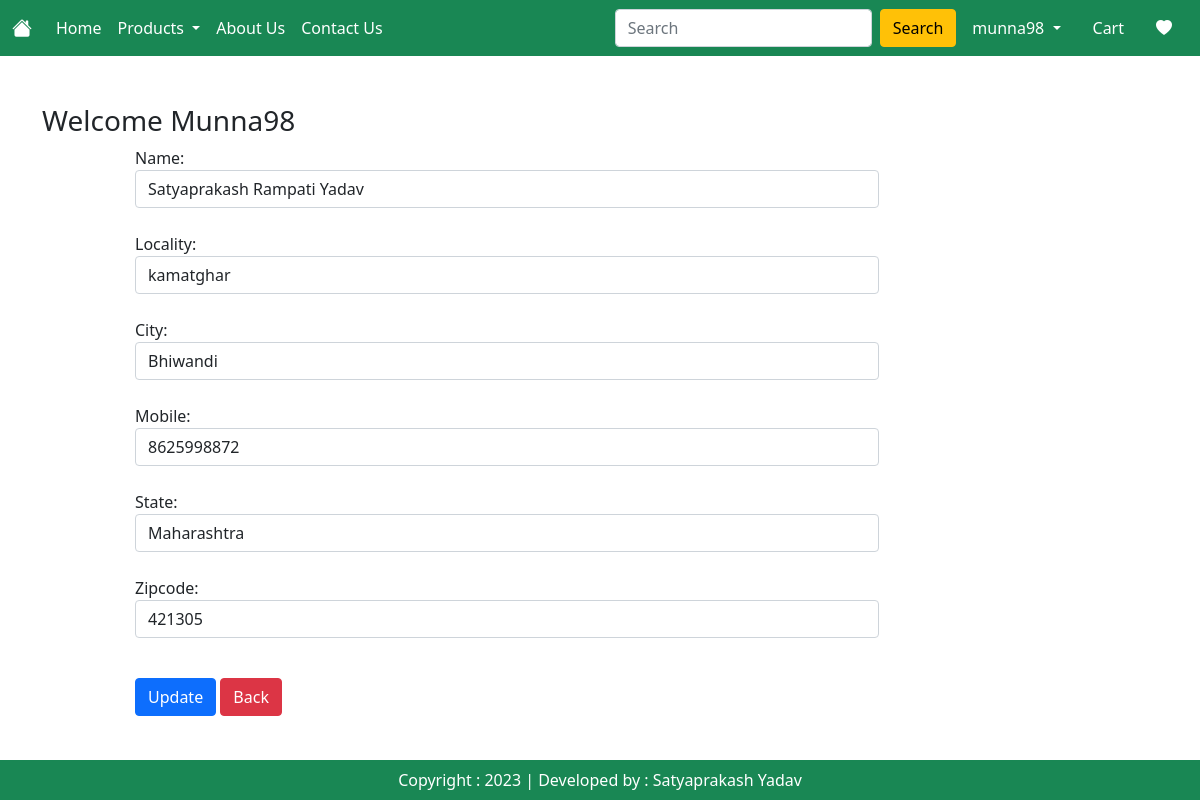
Screenshot of /updateAddress/8 (signed in) with the database file from the repository.
### MyApp/models.py (models this page shows, shortened)
class Customer(models.Model):
    user = models.ForeignKey(User, on_delete=models.CASCADE)
    name = models.CharField(max_length=200)
    locality = models.CharField(max_length=200)
    city = models.CharField(max_length=200)
    mobile = models.IntegerField(default=0)
    zipcode = models.IntegerField()
    state = models.CharField(choices=STATE_CHOICES, max_length=100)

### MyApp/views.py (the view, shortened to what this page needs)
# urls.py: path('updateAddress/<int:pk>', views.updateAddress.as_view() , name='updateAddress'),
@method_decorator(login_required, name="dispatch")
class updateAddress(View):
    def get(self, request, pk):
        add = Customer.objects.get(pk=pk)
        form = CustomerProfileForm(instance=add)
        totalitem = 0
        wishitem = 0
        if request.user.is_authenticated:
            totalitem = len(Cart.objects.filter(user=request.user))
            wishitem = len(Wishlist.objects.filter(user=request.user))
        return render(request, 'MyApp/updateAddress.html', locals())

### MyApp/forms.py
class CustomerProfileForm(forms.ModelForm):
    class Meta:
        model = Customer
        fields = ['name', 'locality', 'city', 'mobile', 'state', 'zipcode']
        widgets = {
            'name': forms.TextInput(attrs={'class': 'form-control'}),
            'locality': forms.TextInput(attrs={'class': 'form-control'}),
            'city': forms.TextInput(attrs={'class': 'form-control'}),
            'mobile': forms.NumberInput(attrs={'class': 'form-control'}),
            'state': forms.Select(attrs={'class': 'form-control'}),
            'zipcode': forms.NumberInput(attrs={'class': 'form-control'}),
        }

### templates/MyApp/updateAddress.html (shortened to what this page needs)
{% extends 'MyApp/base.html' %}
{% load static %}
{% block main-content %}
<div class="container my-5">
    <div class="row">
        <h3>Welcome <span class="text-capitalize">{{request.user}}</span></h3>
    </div>
    <div class="col-sm-8 offset-sm-1">
        <form action="" method="post">
            {% for fm in form %}
            {{fm.label_tag}} {{fm}} <small class="text-danger">{{fm.errors|striptags}}</small> <br>
            {% endfor %}
            <div class="col-12 mt-3">
                <button type="submit" class="btn btn-primary">Update</button>
                <a href="{% url 'address' %}" type="button" class="btn btn-danger">Back</a>
            </div>
        </form>
    </div>
</div>
{% endblock main-content %}

### templates/MyApp/base.html (shortened to what this page needs)
<!DOCTYPE html>
{% load static %}
<html lang="en">
<head>
    <link href="https://cdn.jsdelivr.net/npm/bootstrap@5.0.2/dist/css/bootstrap.min.css" rel="stylesheet">
    <link rel="stylesheet" href="https://cdn.jsdelivr.net/npm/bootstrap-icons@1.10.5/font/bootstrap-icons.css">
    <link rel="stylesheet" href="{% static 'MyApp/css/style.css' %}">
</head>
<body>
    <nav class="navbar navbar-expand-lg navbar-dark bg-success">
        <div class="container-fluid">
          <a class="navbar-brand" href="/"><i class="bi bi-house-fill"></i></a>
          <div class="collapse navbar-collapse" id="navbarSupportedContent">
            <ul class="navbar-nav me-auto mb-2 mb-lg-0">
              {% if request.user.is_authenticated %}
              <li class="nav-item">
                <a class="nav-link active" aria-current="page" href="/">Home</a>
              </li>
              <li class="nav-item dropdown">
                <a class="nav-link dropdown-toggle active" href="#" id="navbarDropdown" role="button" data-bs-toggle="dropdown" aria-expanded="false">
                  Products
                </a>
              </li>
              <li class="nav-item">
                <a class="nav-link text-white" href="{% url 'about' %}">About Us</a>
              </li>
              <li class="nav-item">
                <a class="nav-link text-white" href="{% url 'contact' %}">Contact Us</a>
              </li>
            </ul>
            <form class="d-flex" role="search" action="/search">
              <input class="form-control me-2" type="search" placeholder="Search" name="search" aria-label="Search">
              <button class="btn btn-warning" type="submit">Search</button>
            </form>
          </div>
          <ul class="navbar-nav me-auto mb-2 mb-lg-0">
            <li class="nav-item dropdown mx-2">
              <a class="nav-link dropdown-toggle text-white" href="#" id="profileDropdown" role="button" data-bs-toggle="dropdown" aria-expanded="false">
                {{user}}
              </a>
            </li>
            <li class="nav-item mx-2">
              <a href="{% url 'showcart' %}" class="nav-link text-white"> Cart</a>
            </li>
            <li class="nav-item mx-2">
              <a href="{% url 'showwishlist' %}" class="nav-link text-white"> <i class="bi bi-heart-fill"></i></a>
            </li>
            {% endif %}
          </ul>
        </div>
      </nav>
      {% block main-content %}{% endblock main-content %}
      <footer class="container-fluid bg-success text-center p-2 mt-5 fixed-bottom text-white">
        Copyright : 2023 | Developed by : Satyaprakash Yadav
      </footer>
</body>
</html>

### rows the page displays
Customer: form "Satyaprakash Rampati Yadav" "kamatghar" "Bhiwandi" "8625998872" "Maharashtra" "421305"

### other values shown
{{ user }} "munna98"
{{ request.user }} "Munna98"
{{ fm.label_tag }} "Name:" "Locality:" "City:" "Mobile:" "State:" "Zipcode:"
